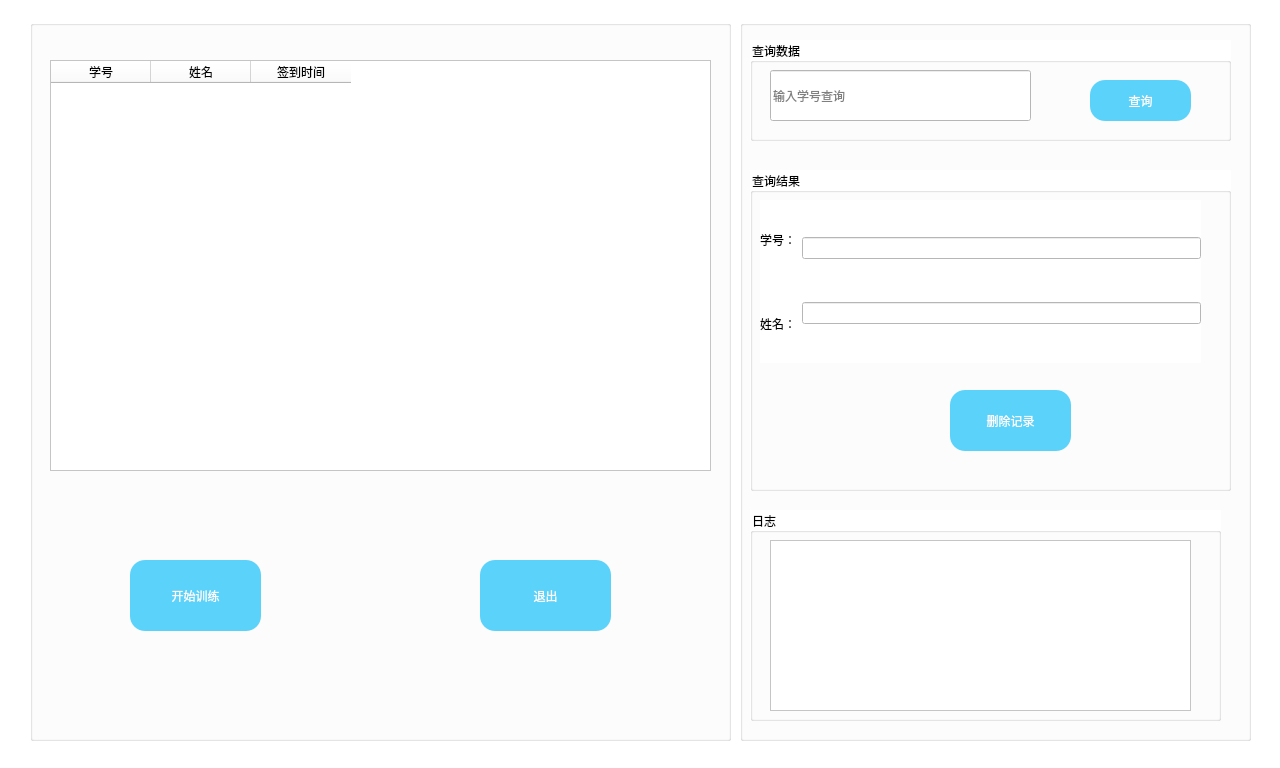
<?xml version="1.0" encoding="UTF-8"?>
<ui version="4.0">
 <class>dataManageUI</class>
 <widget class="QWidget" name="dataManageUI">
  <property name="geometry">
   <rect>
    <x>0</x>
    <y>0</y>
    <width>1280</width>
    <height>768</height>
   </rect>
  </property>
  <property name="windowTitle">
   <string>数据管理</string>
  </property>
  <property name="styleSheet">
   <string notr="true">background-color: rgb(255, 255, 255);</string>
  </property>
  <widget class="QGroupBox" name="dbManageGroupBox">
   <property name="geometry">
    <rect>
     <x>740</x>
     <y>20</y>
     <width>511</width>
     <height>721</height>
    </rect>
   </property>
   <property name="font">
    <font>
     <family>微软雅黑</family>
    </font>
   </property>
   <property name="title">
    <string/>
   </property>
   <property name="alignment">
    <set>Qt::AlignCenter</set>
   </property>
   <widget class="QGroupBox" name="logGroupBox">
    <property name="geometry">
     <rect>
      <x>10</x>
      <y>490</y>
      <width>471</width>
      <height>211</height>
     </rect>
    </property>
    <property name="font">
     <font>
      <family>微软雅黑</family>
      <weight>50</weight>
      <italic>false</italic>
      <bold>false</bold>
     </font>
    </property>
    <property name="styleSheet">
     <string notr="true">font: &quot;Microsoft YaHei UI&quot;;</string>
    </property>
    <property name="title">
     <string>日志</string>
    </property>
    <widget class="QTextEdit" name="logTextEdit">
     <property name="geometry">
      <rect>
       <x>20</x>
       <y>30</y>
       <width>421</width>
       <height>171</height>
      </rect>
     </property>
    </widget>
   </widget>
   <widget class="QGroupBox" name="queryUserGroupBox">
    <property name="geometry">
     <rect>
      <x>10</x>
      <y>20</y>
      <width>481</width>
      <height>101</height>
     </rect>
    </property>
    <property name="font">
     <font>
      <family>微软雅黑</family>
      <weight>50</weight>
      <italic>false</italic>
      <bold>false</bold>
     </font>
    </property>
    <property name="styleSheet">
     <string notr="true">font: &quot;Microsoft YaHei UI&quot;;</string>
    </property>
    <property name="title">
     <string>查询数据</string>
    </property>
    <widget class="QLabel" name="queryResultLabel">
     <property name="geometry">
      <rect>
       <x>20</x>
       <y>110</y>
       <width>201</width>
       <height>21</height>
      </rect>
     </property>
     <property name="frameShape">
      <enum>QFrame::NoFrame</enum>
     </property>
     <property name="text">
      <string/>
     </property>
     <property name="alignment">
      <set>Qt::AlignCenter</set>
     </property>
    </widget>
    <widget class="QLineEdit" name="queryUserLineEdit">
     <property name="geometry">
      <rect>
       <x>20</x>
       <y>30</y>
       <width>261</width>
       <height>51</height>
      </rect>
     </property>
     <property name="font">
      <font>
       <family>微软雅黑</family>
       <weight>50</weight>
       <italic>false</italic>
       <bold>false</bold>
      </font>
     </property>
     <property name="placeholderText">
      <string>输入学号查询</string>
     </property>
    </widget>
    <widget class="QPushButton" name="queryUserButton">
     <property name="enabled">
      <bool>false</bool>
     </property>
     <property name="geometry">
      <rect>
       <x>340</x>
       <y>40</y>
       <width>101</width>
       <height>41</height>
      </rect>
     </property>
     <property name="maximumSize">
      <size>
       <width>1677215</width>
       <height>1677215</height>
      </size>
     </property>
     <property name="font">
      <font>
       <family>微软雅黑</family>
       <weight>50</weight>
       <italic>false</italic>
       <bold>false</bold>
      </font>
     </property>
     <property name="toolTip">
      <string>数据库未完成初始化，请检查</string>
     </property>
     <property name="styleSheet">
      <string notr="true">border-radius: 15px;
background-color: rgb(90, 210, 250);
color: #fefefe;
font: &quot;Microsoft YaHei UI&quot;;


</string>
     </property>
     <property name="text">
      <string>查询</string>
     </property>
    </widget>
   </widget>
   <widget class="QGroupBox" name="queryResultGroupBox">
    <property name="geometry">
     <rect>
      <x>10</x>
      <y>150</y>
      <width>481</width>
      <height>321</height>
     </rect>
    </property>
    <property name="font">
     <font>
      <family>微软雅黑</family>
      <weight>50</weight>
      <italic>false</italic>
      <bold>false</bold>
     </font>
    </property>
    <property name="styleSheet">
     <string notr="true">font: &quot;Microsoft YaHei UI&quot;;</string>
    </property>
    <property name="title">
     <string>查询结果</string>
    </property>
    <widget class="QWidget" name="layoutWidget_3">
     <property name="geometry">
      <rect>
       <x>10</x>
       <y>30</y>
       <width>441</width>
       <height>163</height>
      </rect>
     </property>
     <layout class="QHBoxLayout" name="infoHorizontalLayout">
      <item>
       <layout class="QVBoxLayout" name="keyVerticalLayout">
        <item>
         <widget class="QLabel" name="stuIDLabel">
          <property name="font">
           <font>
            <family>微软雅黑</family>
            <weight>50</weight>
            <italic>false</italic>
            <bold>false</bold>
           </font>
          </property>
          <property name="styleSheet">
           <string notr="true">font: &quot;Microsoft YaHei UI&quot;;</string>
          </property>
          <property name="frameShape">
           <enum>QFrame::NoFrame</enum>
          </property>
          <property name="text">
           <string>学号：</string>
          </property>
          <property name="alignment">
           <set>Qt::AlignRight|Qt::AlignTrailing|Qt::AlignVCenter</set>
          </property>
         </widget>
        </item>
        <item>
         <widget class="QLabel" name="cnNameLabel">
          <property name="font">
           <font>
            <family>微软雅黑</family>
           </font>
          </property>
          <property name="frameShape">
           <enum>QFrame::NoFrame</enum>
          </property>
          <property name="text">
           <string>姓名：</string>
          </property>
          <property name="alignment">
           <set>Qt::AlignRight|Qt::AlignTrailing|Qt::AlignVCenter</set>
          </property>
         </widget>
        </item>
       </layout>
      </item>
      <item>
       <layout class="QVBoxLayout" name="valueVerticalLayout">
        <item>
         <widget class="QLineEdit" name="stuIDLineEdit">
          <property name="focusPolicy">
           <enum>Qt::StrongFocus</enum>
          </property>
          <property name="readOnly">
           <bool>true</bool>
          </property>
         </widget>
        </item>
        <item>
         <widget class="QLineEdit" name="cnNameLineEdit">
          <property name="focusPolicy">
           <enum>Qt::StrongFocus</enum>
          </property>
          <property name="readOnly">
           <bool>true</bool>
          </property>
         </widget>
        </item>
       </layout>
      </item>
     </layout>
    </widget>
    <widget class="QPushButton" name="deleteUserButton">
     <property name="enabled">
      <bool>false</bool>
     </property>
     <property name="geometry">
      <rect>
       <x>200</x>
       <y>220</y>
       <width>121</width>
       <height>61</height>
      </rect>
     </property>
     <property name="font">
      <font>
       <family>微软雅黑</family>
       <weight>50</weight>
       <italic>false</italic>
       <bold>false</bold>
      </font>
     </property>
     <property name="styleSheet">
      <string notr="true">border-radius: 15px;
background-color: rgb(90, 210, 250);
color: #fefefe;
font: &quot;Microsoft YaHei UI&quot;;

</string>
     </property>
     <property name="text">
      <string>删除记录</string>
     </property>
    </widget>
   </widget>
  </widget>
  <widget class="QGroupBox" name="faceDbGroupBox">
   <property name="geometry">
    <rect>
     <x>30</x>
     <y>20</y>
     <width>701</width>
     <height>721</height>
    </rect>
   </property>
   <property name="title">
    <string/>
   </property>
   <property name="alignment">
    <set>Qt::AlignCenter</set>
   </property>
   <widget class="QTableWidget" name="tableWidget">
    <property name="geometry">
     <rect>
      <x>20</x>
      <y>40</y>
      <width>661</width>
      <height>411</height>
     </rect>
    </property>
    <property name="font">
     <font>
      <family>微软雅黑</family>
      <weight>50</weight>
      <italic>false</italic>
      <bold>false</bold>
     </font>
    </property>
    <property name="styleSheet">
     <string notr="true">font: &quot;Microsoft YaHei UI&quot;;</string>
    </property>
    <column>
     <property name="text">
      <string>学号</string>
     </property>
    </column>
    <column>
     <property name="text">
      <string>姓名</string>
     </property>
    </column>
    <column>
     <property name="text">
      <string>签到时间</string>
     </property>
    </column>
   </widget>
   <widget class="QPushButton" name="trainButton">
    <property name="enabled">
     <bool>false</bool>
    </property>
    <property name="geometry">
     <rect>
      <x>100</x>
      <y>540</y>
      <width>131</width>
      <height>71</height>
     </rect>
    </property>
    <property name="font">
     <font>
      <family>微软雅黑</family>
      <weight>50</weight>
      <italic>false</italic>
      <bold>false</bold>
     </font>
    </property>
    <property name="toolTip">
     <string>数据库未完成初始化，请检查</string>
    </property>
    <property name="styleSheet">
     <string notr="true">border-radius: 15px;
background-color: rgb(90, 210, 250);
color: #fefefe;
font: &quot;Microsoft YaHei UI&quot;;

</string>
    </property>
    <property name="text">
     <string>开始训练</string>
    </property>
   </widget>
   <widget class="QPushButton" name="exitButton">
    <property name="geometry">
     <rect>
      <x>450</x>
      <y>540</y>
      <width>131</width>
      <height>71</height>
     </rect>
    </property>
    <property name="font">
     <font>
      <family>微软雅黑</family>
      <weight>50</weight>
      <italic>false</italic>
      <bold>false</bold>
     </font>
    </property>
    <property name="styleSheet">
     <string notr="true">border-radius: 15px;
background-color: rgb(90, 210, 250);
color: #fefefe;
font: &quot;Microsoft YaHei UI&quot;;
</string>
    </property>
    <property name="text">
     <string>退出</string>
    </property>
   </widget>
  </widget>
 </widget>
 <resources/>
 <connections/>
</ui>
